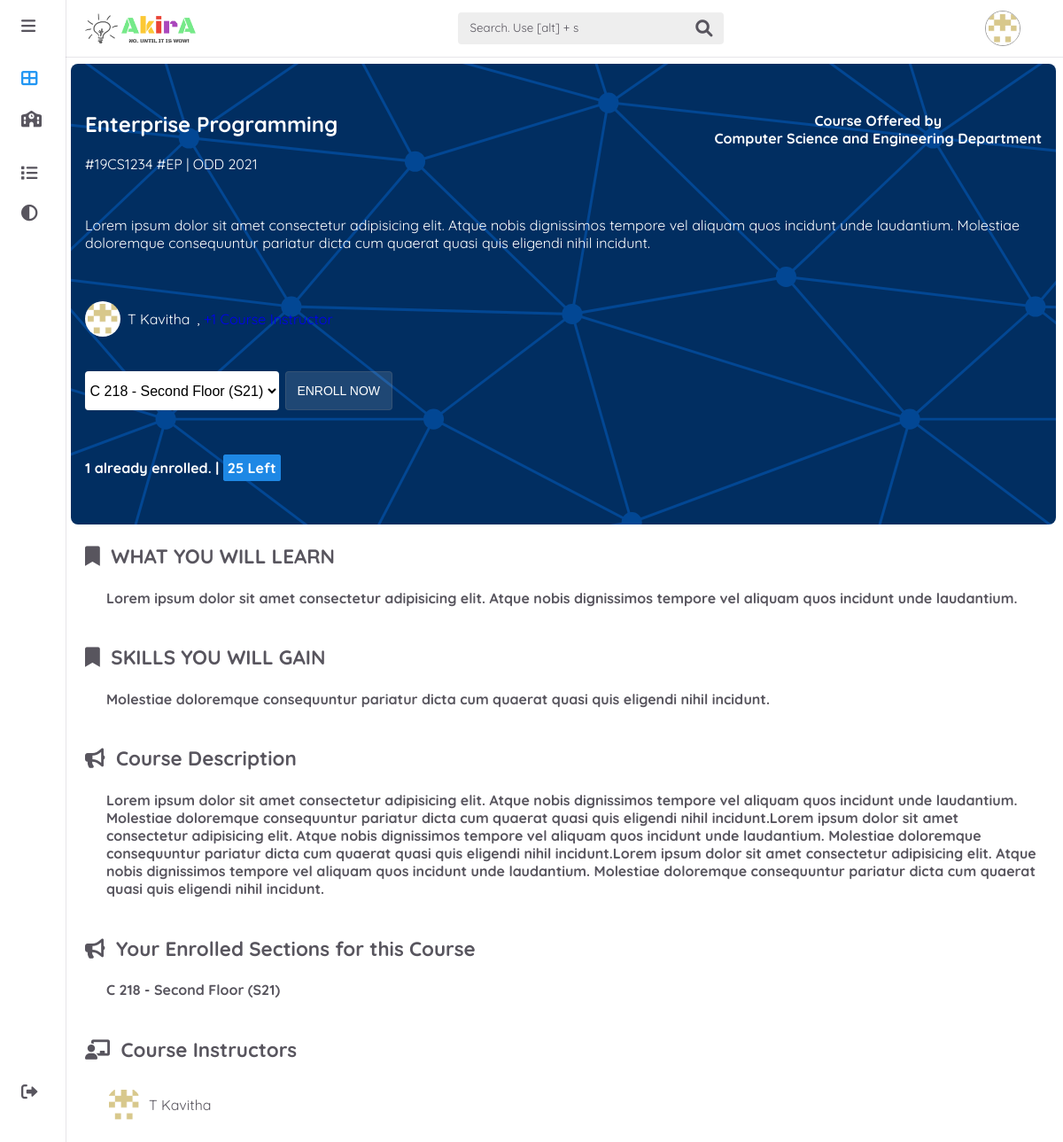
The app's page /staff/view_course/8e3a3cdd071b4dc498d1678599a4ff81/ (signed in), older data.
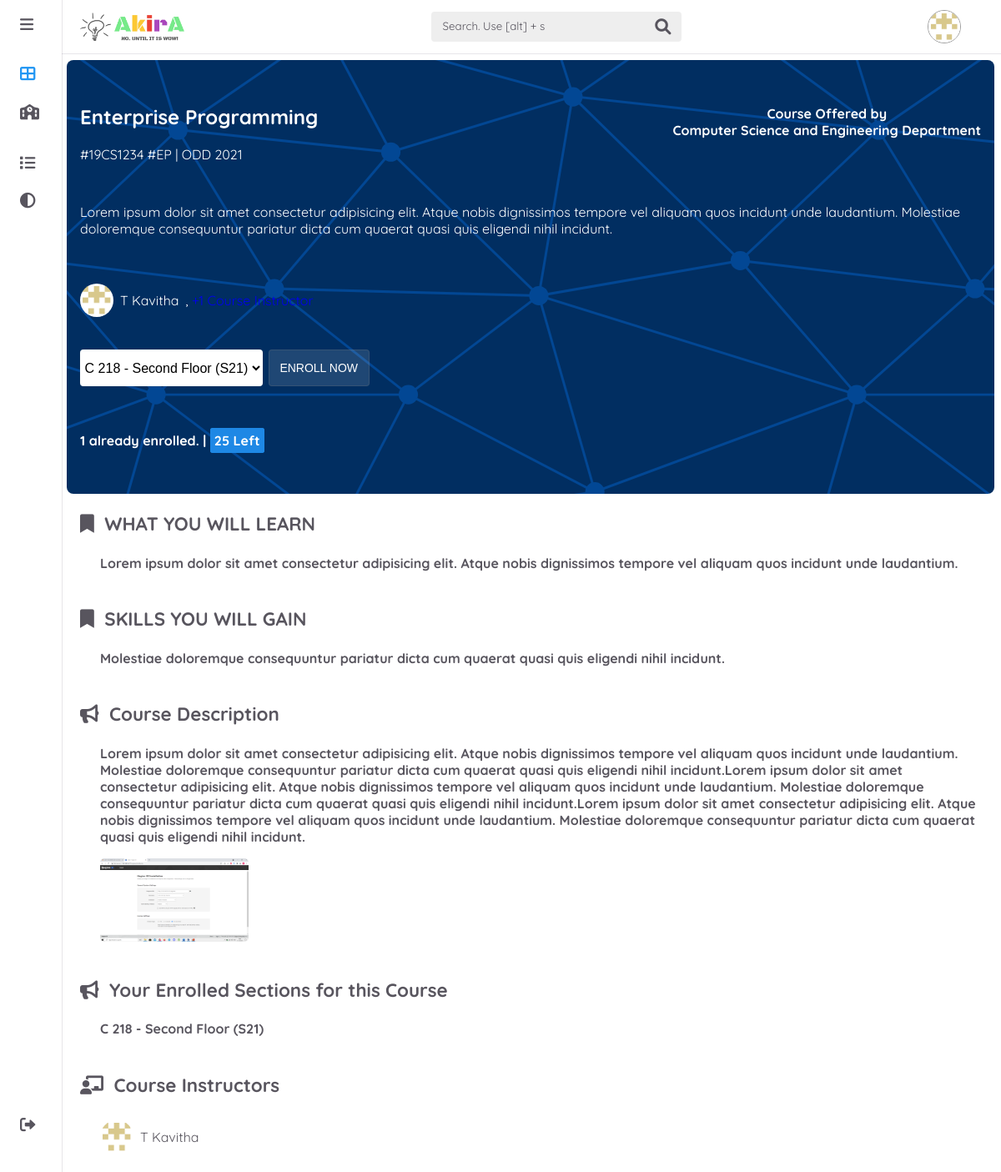
The same page, newer data.
### akira_apps/academic_registration/models.py (models this page shows)
class Course(models.Model):
    id = models.UUIDField(primary_key = True, unique = True, default = uuid.uuid4, editable = False)
    course_code = models.CharField(max_length = 100, unique = True)
    course_name = models.CharField(max_length = 100, unique = True)
    course_short_info = models.TextField(max_length = 500, default="Start your path to a career in project management. No degree or experience is required.")
    course_wywl = models.TextField(max_length = 500, default="WHAT YOU WILL LEARN")
    course_sywg = models.TextField(max_length = 500, default="SKILLS YOU WILL GAIN")
    course_desc = RichTextUploadingField()
    course_coordinator = models.ForeignKey(User, on_delete=models.SET_NULL, blank=True, null=True)
    branch = models.CharField(max_length = 50, choices = BRANCH_CHOICES, default=1)
    semester = models.ForeignKey(Semester, on_delete=models.SET_NULL, blank=True, null=True)
    def __str__(self):
        return '%s - %s' % (self.course_code, self.course_name)

### akira_apps/staff/views.py (the view)
# urls.py: path('view_course/<course_id>/', views.view_course, name="view_course"),
def view_course(request, course_id):
    rAnd0m123 = secrets.token_urlsafe(16)
    course = Course.objects.get(id=course_id)
    user = User.objects.get(id=request.user.id)
    group_list = ', '.join(map(str, user.groups.all()))
    staff_enrolled_course = course_registration_staff.objects.filter(staff = request.user.id)
    course_id_list = []
    for i in staff_enrolled_course:
        course_object = course_registration_staff.objects.get(id=i.id, staff=request.user.id)
        course_id = course_registration_staff.objects.get(id=course_object.id)
        course_id_list.append(str(course_id.course.id))
    course_id_list_str = ", ".join(course_id_list)
    student_enrolled_course = course_registration_student.objects.filter(student = request.user.id)
    student_course_id_list = []
    for i in student_enrolled_course:
        course_object = course_registration_student.objects.get(id=i.id, student=request.user.id)
        course_id = course_registration_student.objects.get(id=course_object.id)
        student_course_id_list.append(str(course_id.course.id))
    student_course_id_list_str = ", ".join(student_course_id_list)
    enrolled_staff = course_registration_staff.objects.filter(course=course.id)
    staff_course_enrolled_list = []
    for i in enrolled_staff:
        staff_course_enrolled_list.append(i.staff)
    staff_course_enrolled_list_set = [i for n, i in enumerate(staff_course_enrolled_list) if i not in staff_course_enrolled_list[:n]]
    enrolled_students = course_registration_student.objects.filter(course=course.id)
    student_course_enrolled_list = []
    for i in enrolled_students:
        student_course_enrolled_list.append(i.student)
    section_list = SectionRooms.objects.all()
    course_enrolled_staff = course_registration_staff.objects.filter(course=course.id, staff=request.user.id)
    course_enrolled_section_list = []
    for i in course_enrolled_staff:
        course_enrolled_section_list.append(i.section)
    course_enrolled_section_list_str = ', '.join(map(str, course_enrolled_section_list))
    course_enrolled_student = course_registration_student.objects.filter(course=course.id, student=request.user.id)
    student_course_enrolled_section_list = []
    for i in course_enrolled_student:
        student_course_enrolled_section_list.append(i.section)
    student_course_enrolled_section_list_str = ', '.join(map(str, student_course_enrolled_section_list))
    instructor_enrolled_section_list = []
    for i in enrolled_staff:
        instructor_enrolled_section_list.append(i.section)
    context = {
        "rAnd0m123":rAnd0m123,
        "view_course":course,
        "group_list":group_list,
        "course_id_list_str":course_id_list_str,
        "staff_course_enrolled_list_set":staff_course_enrolled_list_set,
        "student_course_enrolled_list":student_course_enrolled_list,
        "student_course_id_list_str":student_course_id_list_str,
        "section_list":section_list,
        "course_enrolled_section_list":course_enrolled_section_list,
        "course_enrolled_section_list_str":course_enrolled_section_list_str,
        "student_course_enrolled_section_list":student_course_enrolled_section_list,
        "student_course_enrolled_section_list_str":student_course_enrolled_section_list_str,
        "instructor_enrolled_section_list":instructor_enrolled_section_list,
    }
    return render(request, 'staff/hod_templates/courses_templates/view_course.html', context)

### akira_apps/academic_registration/models.py (called while the page is built)
    def __str__(self):
        return '%s' % (self.block_name)

    def __str__(self):
        return '%s %s - %s Floor (S%s)' % ((str(self.block))[0], self.room_no, self.floor, self.section_name)

    def __str__(self):
        return '%s %s' % (self.mode, self.start_year.year)

### akira_apps/staff/templatetags/first_letter_word.py (called while the page is built)
@register.filter
def first_letter_word(value):
    lst = value.split(" ")
    chindex=1
    arr = []
    if "and" in lst:
        lst.remove("and")
    for letter in lst:
        if chindex==1:
            arr.append(letter[0].upper().strip("&"))
        else:
            arr.append(letter)
    out = "".join(arr)
    return out

### akira_apps/staff/templatetags/to_and.py (called while the page is built)
@register.filter
def to_and(value):
    return value.replace("&nbsp;"," ")

### akira_apps/staff/templates/staff/hod_templates/courses_templates/view_course.html (shortened to what the changed rows need)
{% extends 'side_panel-navbar_dashboard.html' %}
{% load static %}
{% block content %}
{% load to_and %}
{% load first_letter_word %}
{% load humanize %}
<div class="course_info">
  <div class="first_container">
    <div class="course_title_and_dept">
      <div class="course_title" data-msg-course_info="#{{ view_course.course_code }} #{{ view_course.course_name|first_letter_word }} | {{ view_course.semester }}">
        <h1>{{ view_course.course_name }}</h1>
      </div>
      <div class="course_offer_dept">
        <h4>Course Offered by <br> {{ view_course.branch }} Department</h4>
      </div>
    </div>
    <div class="course_short_desc">
      <p>{{ view_course.course_short_info }}</p>
    </div>
    <div class="course_cc">
      <div class="cc_name" onclick="document.location='{% url 'view_staff' view_course.course_coordinator.id %}'">
        <p>{{ view_course.course_coordinator.last_name }} {{ view_course.course_coordinator.first_name }}</p>
      </div>
    </div>
  </div>
  <div class="second_container">
    <div class="course_column1">
      <div class="what_you_will_learn">
        <ol><h4>{{ view_course.course_wywl }}</h4></ol>
      </div>
      <div class="skills_you_will_gain">
        <ol><h4>{{ view_course.course_sywg }}</h4></ol>
      </div>
      <div class="course_about">
        <ol><h4>{{ view_course.course_desc|slice:"3:-6"|to_and|safe }}</h4></ol>
      </div>
    </div>
  </div>
</div>
{% endblock %}

Row changes from the older to the newer data that the page shows:
changed Course "Enterprise Programming": course_desc|to_and: picture added
